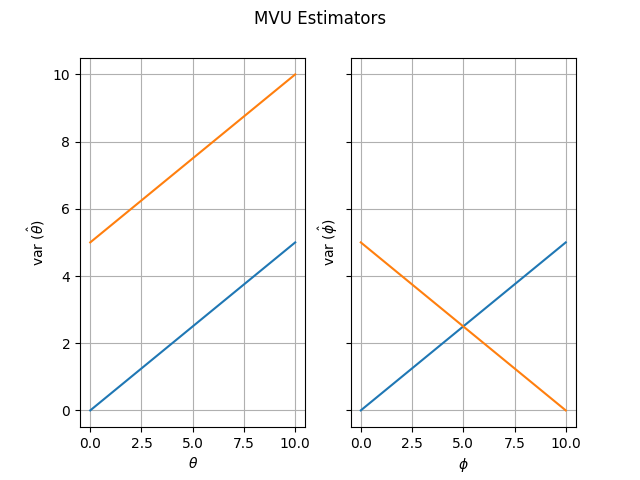

Write the Python code that produced this figure.
from matplotlib import pyplot
from numpy import linspace

x = linspace(0, 10, 100)
y_1 = 0.5 * x
y_2 = 0.5 * x + 5

z_1 = 0.5 * x
z_2 = -0.5 * x + 5

f, (ax1, ax2) = pyplot.subplots(1, 2, sharey=True)
ax1.plot(x, y_1, label='$\hat{\\theta_1}$')
ax1.plot(x, y_2, label='$\hat{\\theta_2}$')
ax1.grid()
ax1.set_xlabel('$\\theta$')
ax1.set_ylabel('var ($\hat{\\theta}$)')
ax2.plot(x, z_1, label='$\hat{\phi_1}$')
ax2.plot(x, z_2, label='$\hat{\phi_2}$')
ax2.grid()
ax2.set_xlabel('$\phi$')
ax2.set_ylabel('var ($\hat{\phi}$)')
pyplot.suptitle('MVU Estimators')
pyplot.show()
